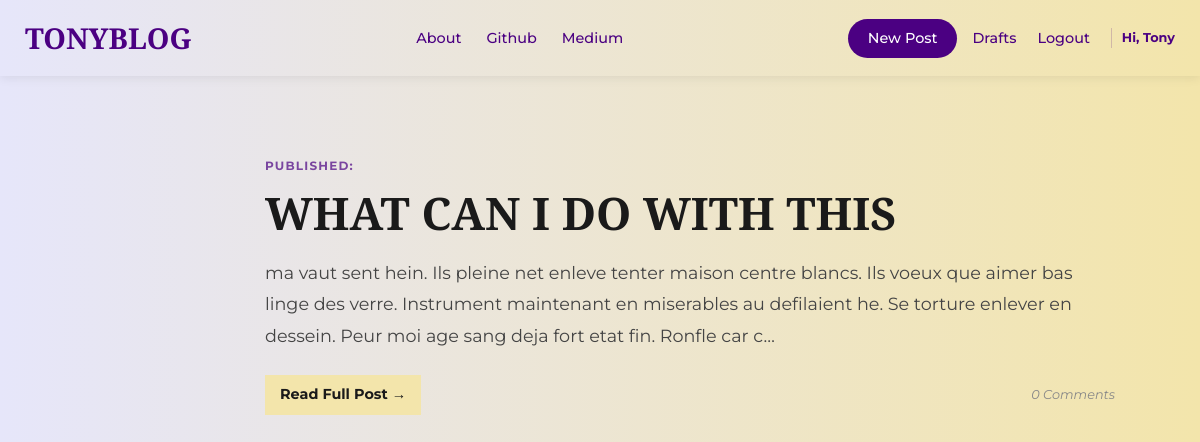
/drafts (signed in), run on the app's committed database.
### Blog_app/models.py (models this page shows, shortened)
class Post(models.Model):
    author = models.ForeignKey('auth.User',on_delete=models.CASCADE)
    title = models.CharField(max_length=200)
    text = models.TextField()
    create_date = models.DateTimeField(default=timezone.now)
    published_date = models.DateTimeField(blank=True, null=True)
    def approve_comments(self):
        return self.comments.filter(approved_comment=True)

### Blog_app/views.py (the view)
# urls.py: path('drafts',views.PostDraftListView.as_view(), name='post_draft_list'),
class PostDraftListView(LoginRequiredMixin, ListView):
    login_url = '/login/'
    model = Post
    template_name = 'blog_app/post_draft.html'
    def get_queryset(self):
        return Post.objects.filter(published_date__isnull=True).order_by('create_date')

### Blog_app/templates/blog_app/post_draft.html (shortened to what this page needs)
{% extends "blog_app/base.html" %}
{% block body_block %}
<div class="blog-feed">
    {% for post in post_list %}
        <article class="post-preview">
            <div class="post-meta-info">
                <span class="meta-label">Published:</span>
            </div>
            <h2 class="preview-title">
                <a href="{% url 'Blog_app:post_detail' pk=post.pk %}">{{ post.title }}</a>
            </h2>
            <div class="preview-text">
                {{ post.text|truncatechars:250|safe|linebreaksbr }}
            </div>
            <div class="preview-footer">
                <a href="{% url 'Blog_app:post_detail' pk=post.pk %}" class="read-more">Read Full Post →</a>
                <span class="comment-count">{{ post.approve_comments.count }} Comments</span>
            </div>
        </article>
    {% empty %}
        <div class="empty-state">
            <p>No posts available yet. Check back soon!</p>
        </div>
    {% endfor %}
</div>
{% endblock %}

### Blog_app/templates/blog_app/base.html (shortened to what this page needs)
<!DOCTYPE html>
{% load static %}
<html lang="en">
<head>
    <link rel="stylesheet" href="//cdn.jsdelivr.net/npm/medium-editor@latest/dist/css/medium-editor.min.css" type="text/css">
    <link rel="stylesheet" href="{% static 'css/main.css' %}">
    <link rel="stylesheet" href="{% static 'css/navbar.css' %}">
    <link rel="stylesheet" href="{% static 'css/content.css' %}">
</head>
<body>
    <header>
        <nav class="main-nav">
            <div class="nav-container">
                <div class="nav-brand">
                    <a href="{% url 'Blog_app:post_list' %}">TONYBLOG</a>
                </div>
                <ul class="nav-links-mid">
                    <li><a href="{% url 'Blog_app:about' %}">About</a></li>
                    <li><a href="https://github.com/">Github</a></li>
                    <li><a href="https://medium.com/">Medium</a></li>
                </ul>
                <div class="nav-links-right">
                    {% if user.is_authenticated %}
                        <a class="btn-cta" href="{% url 'Blog_app:post_new' %}">New Post</a>
                        <a href="{% url 'Blog_app:post_draft_list' %}">Drafts</a>
                        <form action="{% url 'logout' %}" method="post" class="inline-form">
                            <button type="submit" class="nav-link-btn">Logout</button>
                        </form>
                        <span class="user-greeting">Hi, {{ user.username }}</span>
                    {% else %}
                        <a href="{% url 'login' %}" class="login-link">Login</a>
                    {% endif %}
                </div>
            </div>
        </nav>
    </header>
    <main class="content-wrapper loader">
        {% block body_block %}
        {% endblock %}
    </main>
</body>
</html>

### static/css/main.css (style rules this page uses)
body { background: linear-gradient(90deg, #E6E6FA 0%, #F3E5AB 100%); font-family: 'Inter', sans-serif; margin: 0; }

### static/css/navbar.css (style rules this page uses)
body { margin: 0; padding: 0; font-family: 'Montserrat', sans-serif; line-height: 1.6; color: #333; }
.content-wrapper { max-width: 1200px; margin: 40px auto 40px 15%; padding: 0 20px; }
.main-nav { background: linear-gradient(90deg, #E6E6FA 0%, #F3E5AB 100%); box-shadow: 0 2px 10px rgba(0, 0, 0, 0.08); position: sticky; top: 0; z-index: 1000; }
.nav-container { max-width: 1200px; margin: 0 auto; display: flex; justify-content: space-between; align-items: center; padding: 15px 25px; }
.nav-brand a { font-family: 'Cormorant', serif; font-size: 1.8rem; font-weight: 700; color: #4B0082; text-decoration: none; }
.nav-links-mid { list-style: none; display: flex; gap: 25px; margin: 0; padding: 0; }
.nav-links-mid a, .nav-links-right a, .nav-link-btn { text-decoration: none; color: #4B0082; font-weight: 500; font-size: 0.9rem; transition: 0.3s ease; }
.nav-links-right { display: flex; align-items: center; gap: 15px; }
.btn-cta { background-color: #4B0082; color: #fff !important; padding: 8px 20px; border-radius: 50px; }
.nav-link-btn { background: none; border: none; cursor: pointer; font-family: inherit; }
.user-greeting { font-size: 0.8rem; color: #4B0082; font-weight: bold; padding-left: 10px; border-left: 1px solid rgba(75, 0, 130, 0.2); }

### static/css/draft.css (style rules this page uses)
.blog-feed { max-width: 850px; margin: 3rem auto; padding: 0 20px; }
.post-preview { padding: 2rem 0; transition: transform 0.2s ease-in-out; }
.post-meta-info { font-family: 'Montserrat', sans-serif; font-size: 0.75rem; font-weight: 700; text-transform: uppercase; letter-spacing: 1.2px; margin-bottom: 0.8rem; color: #7B68EE; }
.meta-label { opacity: 0.7; color: #4B0082; }
.preview-title { font-family: 'Cormorant', serif; font-size: 2.8rem; margin: 0.5rem 0 1.2rem 0; line-height: 1.1; }
.preview-title a { color: #1a1a1a; text-decoration: none; transition: color 0.3s; }
.preview-text { font-size: 1.1rem; line-height: 1.8; color: #444; margin-bottom: 1.5rem; }
.preview-footer { display: flex; justify-content: space-between; align-items: center; margin-top: 1.5rem; }
.read-more { font-weight: 700; font-size: 0.9rem; color: #1a1a1a; text-decoration: none; padding: 8px 15px; background-color: #F3E5AB; transition: all 0.3s ease; }
.comment-count { font-size: 0.8rem; font-style: italic; color: #888; }

### static/css/loader.css (style rules this page uses)
.loader { filter:hue-rotate(0deg); color:linear-gradient(45deg,#0f8,#08f); animation:hue 10000ms infinite linear; }

### data on the page
Post: title "WHAT CAN I DO WITH THIS", text "ma vaut sent hein. Ils pleine net enleve tenter maison centre blancs. Ils voeux que aimer bas linge des verre. Instrument maintenant en miserables au defilaient he. Se torture enlever en dessein. Peur moi age sang deja fort etat fin. Ronfle car c…", approve_comments.count "0"

### other printed values
{{ user.username }} "Tony"
